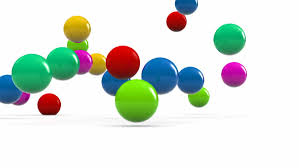
#> input picture color-balls.jpeg, 299 x 168 px
$ python detecting_circles_hough_circle_transform.py
#> lines starting #> are read from the running program, lines starting #| are printed output that depends on the picture; after the words box and inside, x2 and y2 are one past the last pixel; in counts of white or black regions, pixels touching at a corner belong together
import cv2 as cv
import numpy as np

img = cv.imread('color-balls.jpeg')
#> img is the input picture: shape (168, 299, 3); mean B, G, R 216.9, 224.2, 216.7
output = img.copy()
gray = cv.cvtColor(img, cv.COLOR_BGR2GRAY)
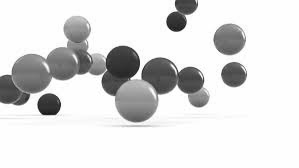
#> gray: shape (168, 299); min 17, max 255, mean 221.1
gray = cv.medianBlur(gray, 5)
circles = cv.HoughCircles(gray, cv.HOUGH_GRADIENT, 1, 20,
                          param1=50, param2=30, minRadius=0, maxRadius=0)
#> circles = [[31.5, 73.5, 20.2], [135.5, 100.5, 21.8], [48.5, 104.5, 11.8], [121.5, 62.5, 17.2], [189.5, 79.5, 13.4], [228.5, 39.5, 16.1], [160.5, 76.5, 19.6], [61.5, 64.5, 17.4], [76.5, 29.5, 13], [233.5, 73.5, 13.1], [175.5, 20.5, 10.3]]

detected_circles = np.uint16(np.around(circles))
#> detected_circles = [[32, 74, 20], [136, 100, 22], [48, 104, 12], [122, 62, 17], [190, 80, 13], [228, 40, 16], [160, 76, 20], [62, 64, 17], [76, 30, 13], [234, 74, 13], [176, 20, 10]]
for (x, y, r) in detected_circles[0, :]:
    cv.circle(output, (x, y), r, (0,255,0), 2)
    cv.circle(output, (x, y), 2, (0,255,255), 2)
#> this loop made 11 passes
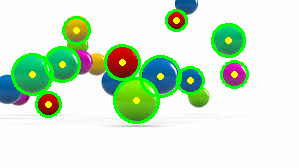
#> output: shape (168, 299, 3); 7.2% of pixels changed, all inside (x1, y1, x2, y2) = (11, 9, 249, 124)

cv.imshow('output', output)
cv.waitKey(0)
cv.destroyAllWindows()

$ run again, with apple.jpeg copied over color-balls.jpeg
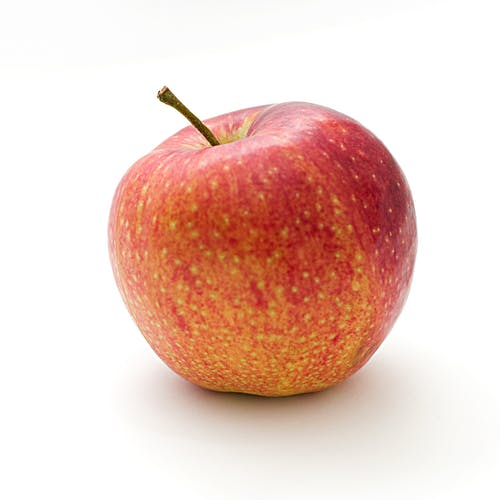
#> input picture apple.jpeg, 500 x 500 px
#> img is the input picture: shape (500, 500, 3); mean B, G, R 195.8, 205.3, 235.3
#> `gray = cv.cvtColor(img, cv.COLOR_BGR2GRAY)`:
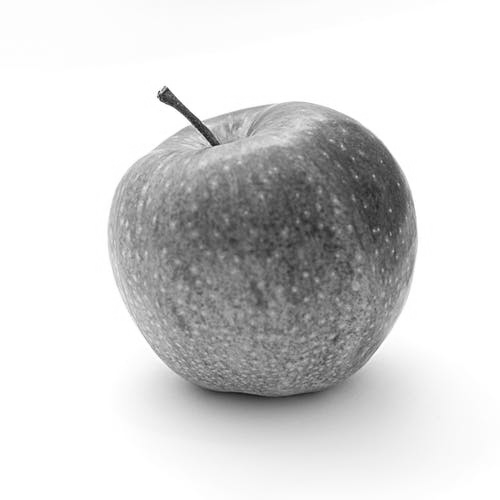
#> gray: shape (500, 500); min 26, max 255, mean 213.2
#> circles = 357 rows, first 8: [286.5, 225.5, 125.6], [233.5, 290.5, 100.5], [293.5, 206.5, 105.3], [267.5, 214.5, 88.8], [293.5, 298.5, 76.8], [72.5, 246.5, 171.5], [203.5, 225.5, 74], [291.5, 250.5, 71.1]
#> detected_circles = 357 rows, first 8: [286, 226, 126], [234, 290, 100], [294, 206, 105], [268, 214, 89], [294, 298, 77], [72, 246, 172], [204, 226, 74], [292, 250, 71]
#> the loop `for (x, y, r) in detected_circles[0, :]:` made 357 passes
#> after the loop `for (x, y, r) in detected_circles[0, :]:`:
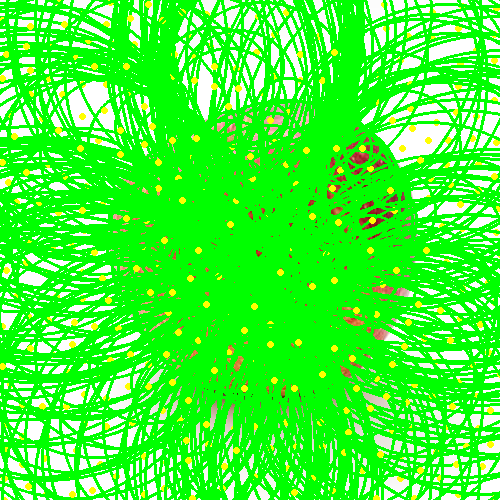
#> output: shape (500, 500, 3); mean B, G, R 50.4, 251.1, 61
